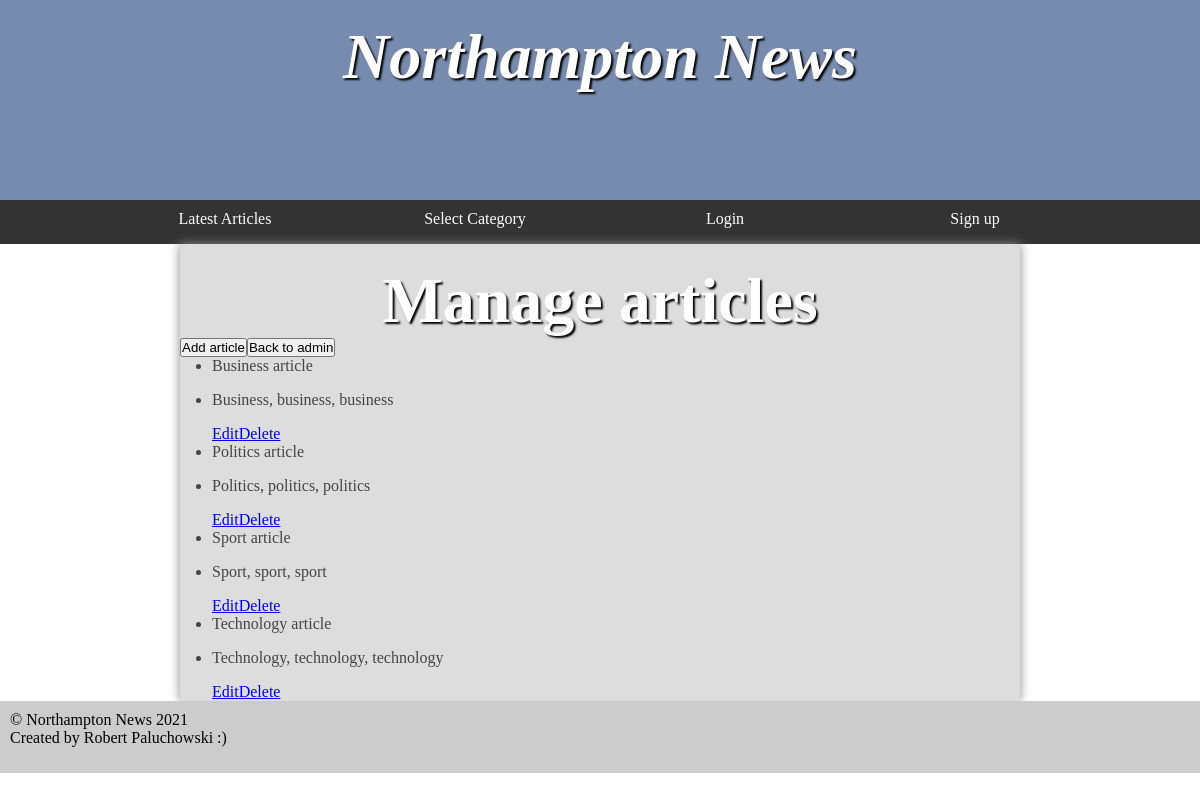
Screenshot of /assignment1/public/adminArticles.php with the database file from the repository.
### tables this page shows
CREATE TABLE `article` (
  `articleId` int(11) NOT NULL AUTO_INCREMENT,
  `title` varchar(45) DEFAULT NULL,
  `content` varchar(255) DEFAULT NULL,
  `categoryId` varchar(45) DEFAULT NULL,
  `publishDate` datetime DEFAULT NULL,
  PRIMARY KEY (`articleId`)
);

### assignment1/public/adminArticles.php (the view, shortened to what this page needs)
<?php
require 'header.php'
?>
		<main>
		<div>
            <h1>Manage articles</h1>
        </div>
        <?php
        $display_articles_stmt = $pdo->prepare('SELECT * FROM assignment1.article');
        $display_articles_stmt->execute();
        echo '<a href="addArticle.php"><button name="namage_articles_btn">Add article</button></a>';
        echo '<a href="admin.php"><button name="namage_articles_btn">Back to admin</button></a>';
        foreach($display_articles_stmt as $row)
        {
            echo '<ul>';
            echo '<li>'.$row['title'].'</li>';
            echo '<li>'.$row['content'].'</li>';
            echo '<a class="articleLink" href="editArticle.php?articleId='.$row['articleId'].'">Edit</a>';
            echo '<a class="articleLink" href="deleteArticle.php?articleId='.$row['articleId'].'">Delete</a>';
            echo '</ul>';
        }
        ?>
        </main>
		<?php
require 'footer.php'
?>

### assignment1/public/header.php (shortened to what this page needs)
<!DOCTYPE html>
<html>
	<head>
		<link rel="stylesheet" href="styles.css"/>
	</head>
	<body>
		<header>
			<section>
				<h1>Northampton News</h1>
			</section>
		</header>
		<nav>
			<ul>
				<li><a href="index.php">Latest Articles</a></li>
				<li><a href="">Select Category</a>
				<?php
					if(isset($_SESSION['name']))
					{
						echo 'Hello, '.$_SESSION['name'];
						echo '<li><a href="logout.php">Logout</a></li>';
					}else
					{
						echo '<li><a href="login.php">Login</a></li>';
						echo '<li><a href="register.php">Sign up</a></li>';
					}
				?>
			</ul>
		</nav>

### assignment1/public/footer.php
    <footer>
        &copy; Northampton News 2021
        <div><p>Created by Robert Paluchowski :)</p></div>
    </footer>
</body>
</html>

### assignment1/public/styles.css (style rules this page uses)
* { margin: 0; padding: 0; }
html { font-family: 'Oxygen-Regular', times, verdana, sans-serif; }
body { background-color: #fff; }
header { background-color: #778baf ; color: white; height: 200px; }
nav { width: 100%; background-color: #333; overflow: auto; }
nav ul { width: 1000px; margin: auto; display: block; list-style-type: none; }
nav ul li { width: 25%; float: left; overflow: auto; text-align: center; }
nav a { color: white; padding-top: 10px; display: block; text-decoration: none; }
header section { display: block; }
header h1 { font-weight: bold; font-style: italic; }
h1 { font-size:4em; color: white; text-align: center; padding-top: 20px; text-shadow: 2px 2px 2px #000; }
main { min-height: 50vh; background-color: #ddd; width: 70vw; display: block; margin: auto; box-shadow: 0px 0px 10px #888; color:#444; }
p, li, h2 { margin-bottom: 1em; }
footer { background-color: #ccc; padding: 10px; }
ul { margin-left: 2em; }
main { display: table; }

### rows the page displays
article: title "Business article", content "Business, business, business"
article: title "Politics article", content "Politics, politics, politics"
article: title "Sport article", content "Sport, sport, sport"
article: title "Technology article", content "Technology, technology, technology"
